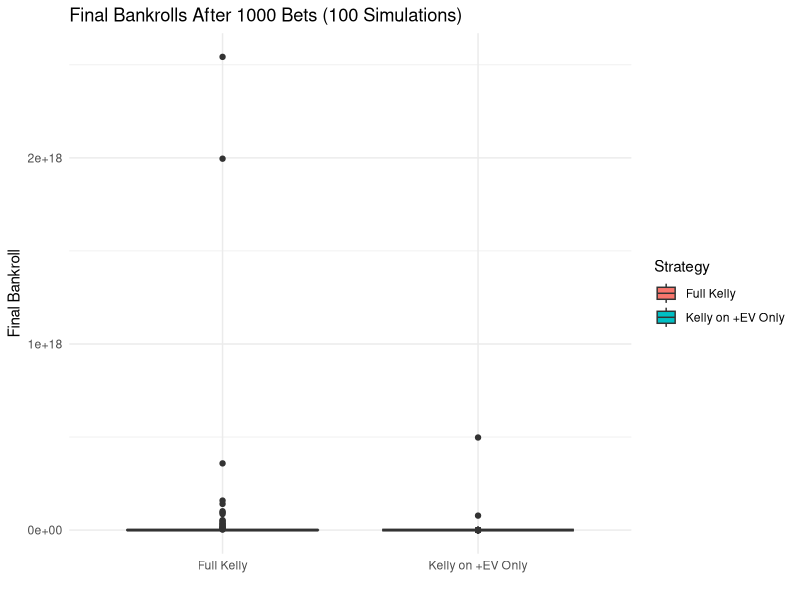

This chart was generated by the following R code:
rm(list=ls())

library(dplyr)
library(ggplot2)

#-----------------------------------------------------------------------------------------------------

p <- c(0.6, 0.3, 0.1)
alpha <- c(2, 3, 8) # odds

ev <- p * alpha - 1
ev # second and third are negative

## function to find vector of f's, kelly bet allocations
kelly_allocation <- function(p, alpha) {
  m <- length(p)
  index <- order(p * alpha, decreasing = TRUE)
  p_sorted <- p[index]
  alpha_sorted <- alpha[index]
  
  pt <- cumsum(p_sorted)
  sigma_t <- cumsum(1 / alpha_sorted)
  
  b_vals <- (1 - pt) / (1 - sigma_t)
  b <- min(b_vals[b_vals > 0])  # Only positive b
  
  f_sorted <- pmax(0, p_sorted - b / alpha_sorted)
  f <- numeric(m)
  f[index] <- f_sorted
  return(f)
}

f_kelly <- kelly_allocation(p, alpha) 
f_kelly # second and third are positive

#-----------------------------------------------------------------------------------------------------

## strategy 2: only bet on positive EV

f_kelly_posEV <- ifelse(p * alpha - 1 > 0, f_kelly, 0)
# f_kelly_posEV <- f_kelly_posEV / sum(f_kelly_posEV)  # sum to 1

## simulation
set.seed(1)
simulate_strategy <- function(f_strategy, p, alpha, N = 1000, M = 100) {
  bankrolls <- numeric(M)
  
  for (j in 1:M) {
    bankroll <- 1
    for (i in 1:N) {
      outcome <- sample(1:3, size = 1, prob = p)
      payout <- f_strategy[outcome] * alpha[outcome]
      loss <- sum(f_strategy)
      bankroll <- bankroll * (1 - loss + payout)
    }
    bankrolls[j] <- bankroll
  }
  return(bankrolls)
}

bank_kelly <- simulate_strategy(f_kelly, p, alpha)
bank_kelly_posEV <- simulate_strategy(f_kelly_posEV, p, alpha)

df_plot <- data.frame(
  FinalBankroll = c(bank_kelly, bank_kelly_posEV),
  Strategy = rep(c("Full Kelly", "Kelly on +EV Only"), each = length(bank_kelly))
)

ggplot(df_plot, aes(x = Strategy, y = FinalBankroll, fill = Strategy)) +
  geom_boxplot() +
  labs(title = "Final Bankrolls After 1000 Bets (100 Simulations)",
       y = "Final Bankroll", x = "") +
  theme_minimal()

# Which yields more wealth on average? How much more?
mean_kelly <- mean(bank_kelly)
mean_kelly_posEV <- mean(bank_kelly_posEV)
mean_kelly > mean_kelly_posEV # true
